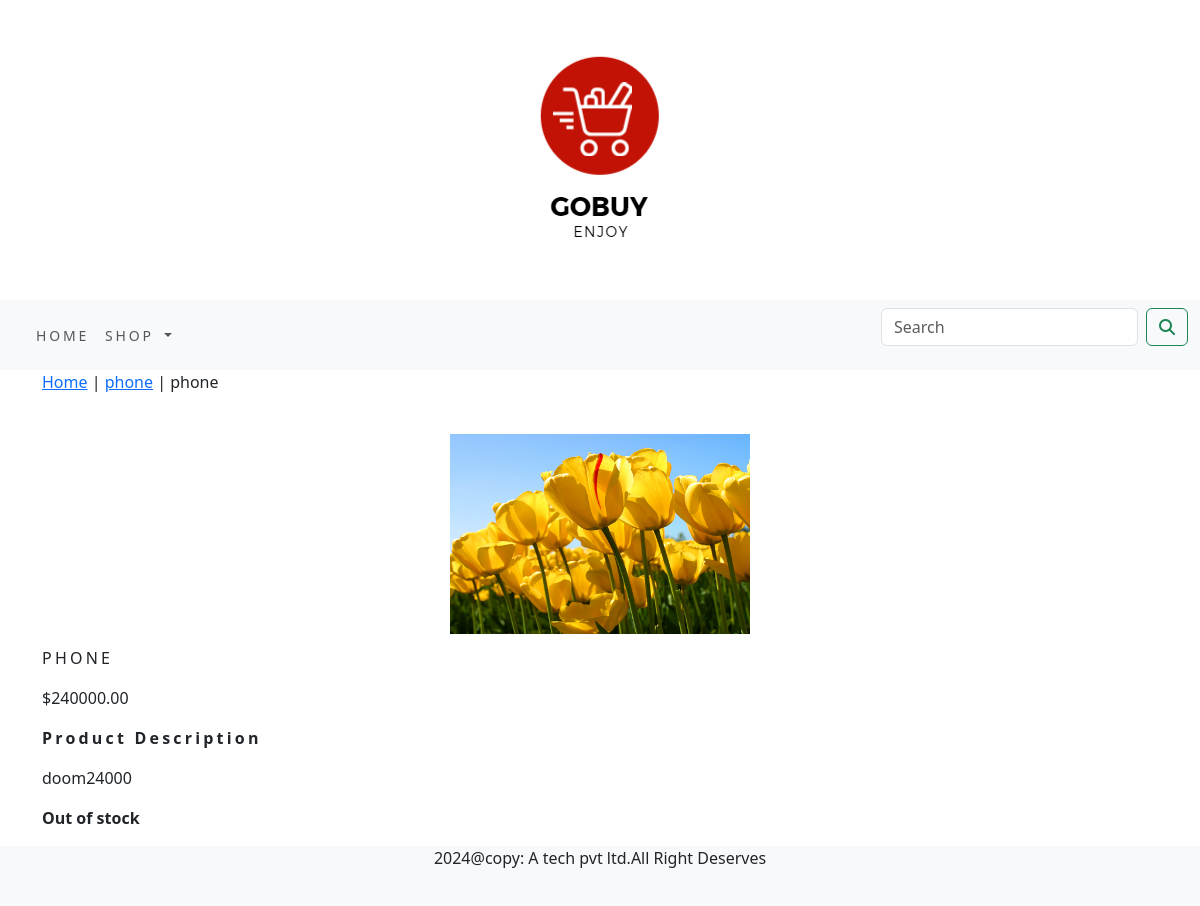
/phone/phone/, run on an earlier commit of the app's database.
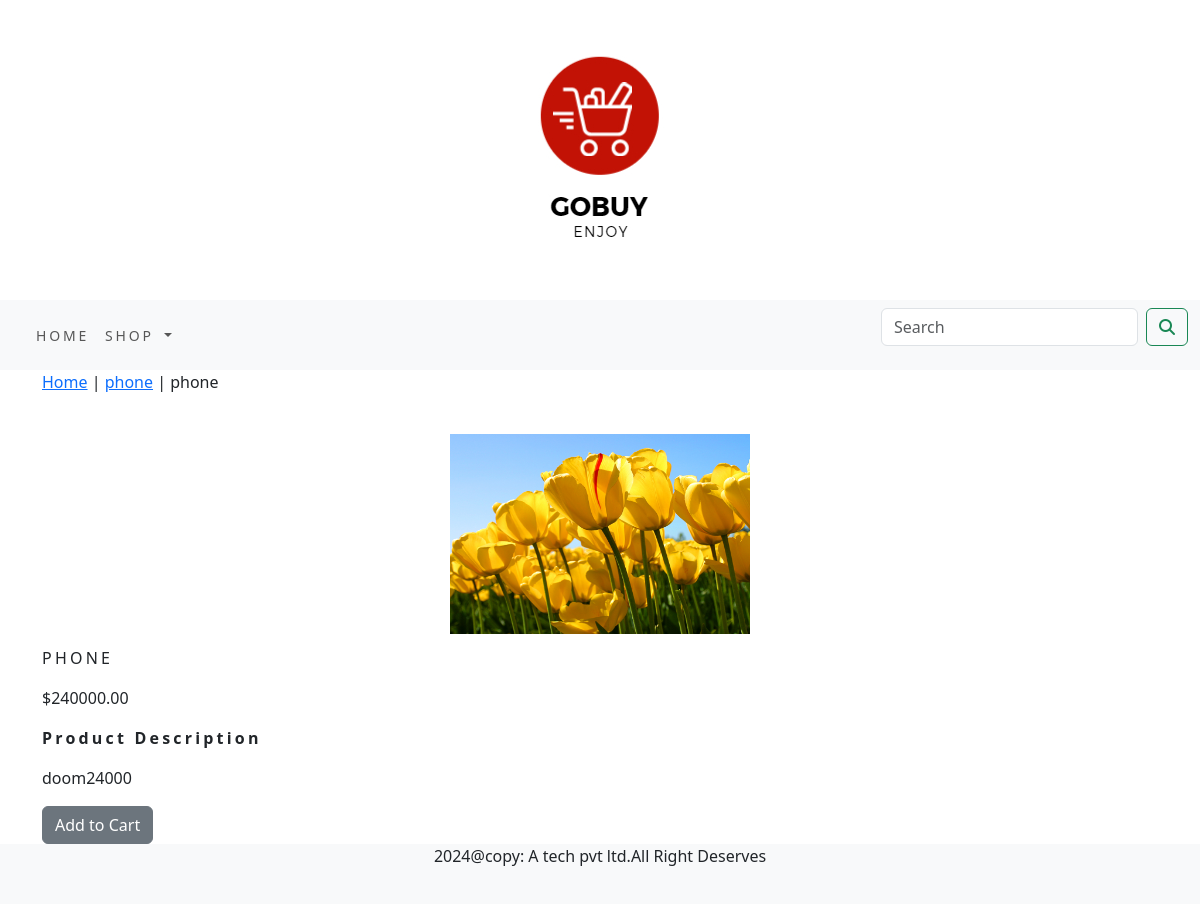
And on a later commit of the database.
### ecomapp/views.py (the view)
# urls.py: path('<slug:cslug>/<slug:productslug>/',views.proDetail,name='prodCatDetail')
def proDetail(request,cslug,productslug):
    try:
        product=Product.objects.get(category__slug=cslug,slug=productslug)
    except Exception as e:
        raise e
    return render(request,'product.html',{'product':product})

### cat/context.py (called while the page is built)
def counter(request):
    item_count = 0
    if 'admin' in request.path:
        return {'item_count': 0}  # Return 0 item count for admin paths
    else:
        try:
            cart = Cart.objects.get(cartid=_cartid(request))
            cartitems = Cartitem.objects.filter(cart=cart)
            for cartitem in cartitems:
                item_count += cartitem.quantity
        except Cart.DoesNotExist:
            item_count = 0
    return {'item_count': item_count}

### cat/views.py (called while the page is built)
def _cartid(request):
    cart = request.session.session_key
    if not cart:
        request.session.save()  # Change to save session
        cart = request.session.session_key  # Get session key after saving
    return cart

### ecomapp/models.py (called while the page is built)
    def get_url(self):
        return reverse('ecomapp:productsby', args=(self.slug,))

    def __str__(self):
        return '{}'.format(self.name)

### ecomapp/proc.py (called while the page is built)
def menu(request):
    links=Category.objects.all()
    return dict(links=links)

### templates/product.html (shortened to what this page needs)
{% extends 'base.html' %}
{% load static %}
{% block content %}
<div class="container">
    <div class="row">
<div class="row my_pod_row_class">
    <div>
        <p>
            <a href="{% url 'ecomapp:allProductCat' %}">Home</a> |
            <a href="{{ product.category.get_absolute_url }}">{{ product.category }}</a> |
            {{ product.name }}
        </p>
    </div>
</div>
<div class="container">
    <br>
    <div class="row">
        <div class="col-md-12 col-sm-12 col-lg-12 text-center">
            <div style="min-width:18rem;">
                <img src="{{ product.image.url }}" alt="{{ product.name }}" width="300" height="200">
            </div>
        </div>
        <div class=" col-md-12  col-sm-12  col-ld-12  col-md-12">
            <div>
                <h1 class="my_pod_title">{{ product.name }}</h1>
                <p>${{ product.price }}</p>
                <p class="my_title"><strong>Product Description</strong></p>
                <p class="text-justify my_rod_text">{{ product.description }}</p>
                {% if product.stock <= 0 %}
                    <p class="text-justify ,my_prod_text"><strong>Out of stock</strong></p>
                {% else %}
                    <a class="btn btn-secondary "href="{% url 'cat:add_cart' productid=product.id %}">Add to Cart</a>
                {% endif %}
            </div>
        </div>
    </div>
</div>
    </div>
</div>
{% endblock %}

What changed in the data, as far as the page shows it:
changed Product "phone": stock 0 → 3 (drawn)
Also different on the page:
text no longer shown: "Out of stock"
text now shown: "Add to Cart"
